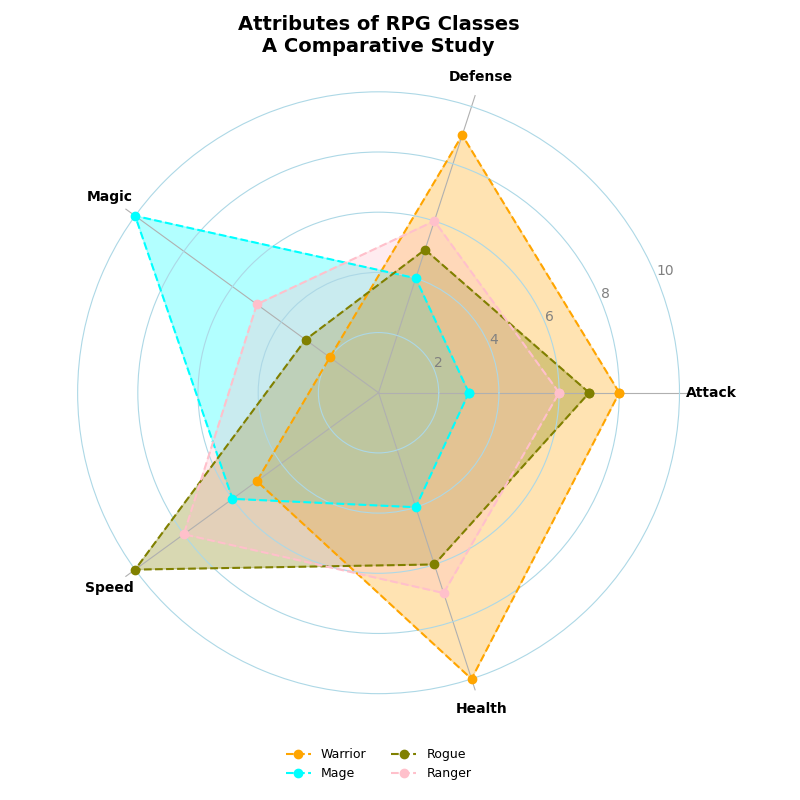

The Python source for this figure:
import numpy as np
import matplotlib.pyplot as plt
from math import pi

categories = ['Attack', 'Defense', 'Magic', 'Speed', 'Health']
num_vars = len(categories)

warrior = [8, 9, 2, 5, 10]
mage = [3, 4, 10, 6, 4]
rogue = [7, 5, 3, 10, 6]
ranger = [6, 6, 5, 8, 7]

data = [warrior, mage, rogue, ranger]
classes = ['Warrior', 'Mage', 'Rogue', 'Ranger']
colors = ['orange', 'cyan', 'olive', 'pink']

angles = np.linspace(0, 2 * pi, num_vars, endpoint=False).tolist()
angles += angles[:1]

# Create a function to plot radar charts with random stylistic changes
def plot_radar_chart(ax, data, color, label):
    data += data[:1]
    linestyle_options = ['dashed', 'dashdot', 'dotted']
    marker_options = ['o', 's', 'x', '^']
    
    ax.plot(angles, data, color=color, linewidth=1.5, linestyle=linestyle_options[0], marker=marker_options[0], label=label)
    ax.fill(angles, data, color=color, alpha=0.3)

fig, ax = plt.subplots(figsize=(8, 8), subplot_kw=dict(polar=True))

for idx, class_data in enumerate(data):
    plot_radar_chart(ax, class_data, colors[idx], classes[idx])

ax.set_yticks([2, 4, 6, 8, 10])
ax.set_yticklabels([str(i) for i in range(2, 12, 2)], color='gray')
ax.set_xticks(angles[:-1])
ax.set_xticklabels(categories, fontsize=10, color='black', weight='bold')

# Introduce stylistic changes to the grid and borders
ax.yaxis.grid(True, color='lightblue', linestyle='-')
ax.spines['polar'].set_visible(False)

plt.title('Attributes of RPG Classes\nA Comparative Study', size=14, weight='bold', pad=20)

# Add a legend with altered position and style
ax.legend(loc='upper center', bbox_to_anchor=(0.5, -0.05), ncol=2, fontsize=9, frameon=False)

plt.tight_layout()

plt.show()
